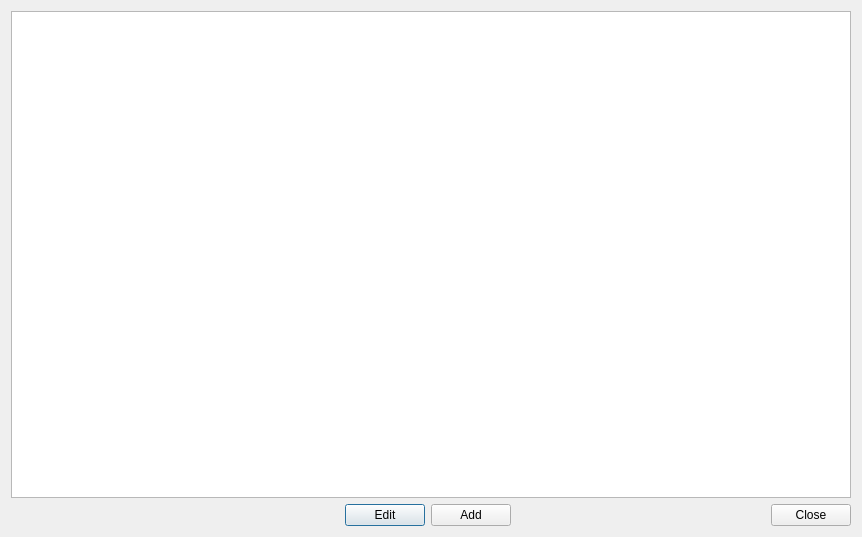
<?xml version="1.0" encoding="UTF-8"?>
<ui version="4.0">
 <class>ViewLocationDialog</class>
 <widget class="QDialog" name="ViewLocationDialog">
  <property name="geometry">
   <rect>
    <x>0</x>
    <y>0</y>
    <width>862</width>
    <height>537</height>
   </rect>
  </property>
  <property name="sizePolicy">
   <sizepolicy hsizetype="Preferred" vsizetype="Expanding">
    <horstretch>0</horstretch>
    <verstretch>0</verstretch>
   </sizepolicy>
  </property>
  <property name="windowTitle">
   <string>View Locations</string>
  </property>
  <layout class="QVBoxLayout" name="verticalLayout">
   <item>
    <widget class="QTableView" name="locationTable"/>
   </item>
   <item>
    <layout class="QHBoxLayout" name="horizontalLayout">
     <item>
      <spacer name="horizontalSpacer">
       <property name="orientation">
        <enum>Qt::Horizontal</enum>
       </property>
       <property name="sizeHint" stdset="0">
        <size>
         <width>40</width>
         <height>20</height>
        </size>
       </property>
      </spacer>
     </item>
     <item>
      <widget class="QPushButton" name="editButton">
       <property name="text">
        <string>Edit</string>
       </property>
      </widget>
     </item>
     <item>
      <widget class="QPushButton" name="addButton">
       <property name="text">
        <string>Add</string>
       </property>
      </widget>
     </item>
     <item>
      <widget class="QDialogButtonBox" name="buttonBox">
       <property name="orientation">
        <enum>Qt::Horizontal</enum>
       </property>
       <property name="standardButtons">
        <set>QDialogButtonBox::Close</set>
       </property>
      </widget>
     </item>
    </layout>
   </item>
  </layout>
 </widget>
 <resources/>
 <connections>
  <connection>
   <sender>buttonBox</sender>
   <signal>clicked(QAbstractButton*)</signal>
   <receiver>ViewLocationDialog</receiver>
   <slot>accept()</slot>
   <hints>
    <hint type="sourcelabel">
     <x>248</x>
     <y>254</y>
    </hint>
    <hint type="destinationlabel">
     <x>157</x>
     <y>274</y>
    </hint>
   </hints>
  </connection>
 </connections>
</ui>
